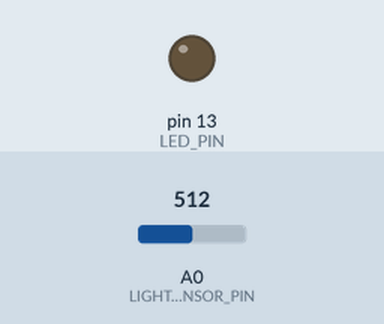
Recording of a sketch running on a simulated Arduino Uno, built with avr-gcc and run on an emulated ATmega328P. Parts: output pins drawn as LEDs (lit = HIGH). Inputs (shaded band) come from the test bench; at power-on: A0 (LIGHT_SENSOR_PIN) = 512. What the sketch prints to the serial monitor is not drawn.

Above: at 1.2 s.
1.3 s: A0 (LIGHT_SENSOR_PIN) set to 412
2.8 s: A0 (LIGHT_SENSOR_PIN) set to 391
At 3.2 s:
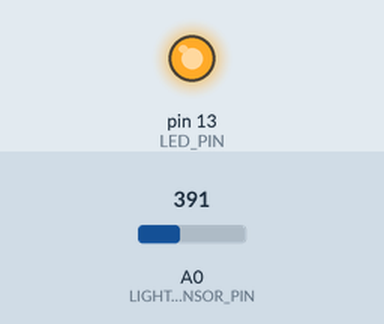
Timing chart, 0 to 5.8 s (numbered marks = the images above; inputs shaded):
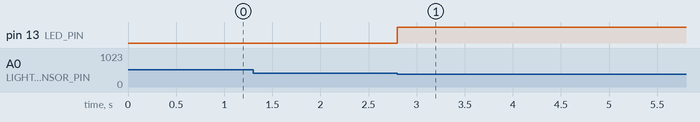

The sketch:

Light_Sensor.ino
```cpp
// constants won't change
const int LIGHT_SENSOR_PIN = A0; // Arduino pin connected to light sensor's  pin
const int LED_PIN          = 13;  // Arduino pin connected to LED's pin
const int LED_ACTIVATION_VALUE = 400;
const int SERIAL_OUTPUT_FREQUENCY = 5000;
// variables will change:
int analogValue;
int time1;
int time2;
int flag;

void setup() {
  pinMode(LED_PIN, OUTPUT); // set arduino pin to output mode
  Serial.begin(9600);
  time1 = millis();
}

void loop() {
  analogValue = analogRead(LIGHT_SENSOR_PIN); // read the input on analog pin

  if(analogValue < LED_ACTIVATION_VALUE){
    digitalWrite(LED_PIN, HIGH); // turn on LED
    flag=0;
  }
  else{
    digitalWrite(LED_PIN, LOW);  // turn off LED
    flag=1;
  }
  time2 = millis();
  if(time2-time1 >=SERIAL_OUTPUT_FREQUENCY){
    if(flag==0){
        Serial.print("Light Sensor: ");
        Serial.println(analogValue);
        Serial.print("LED STATUS : " );
        Serial.println("ON");
    }
    else{
        Serial.print("Light Sensor: ");
        Serial.println(analogValue);
        Serial.print("LED STATUS : " );
        Serial.println("OFF");
    }
    time1=time2;

   }
}
```

Measured:
- the behaviour switches between 400 and 399 on A0 (LIGHT_SENSOR_PIN) (found by bisection; images 0 and 1)
- after the input at 1.3 s, every drawn part: stays the same
- after the input at 2.8 s, pin 13 (LED_PIN): LOW → HIGH at once
